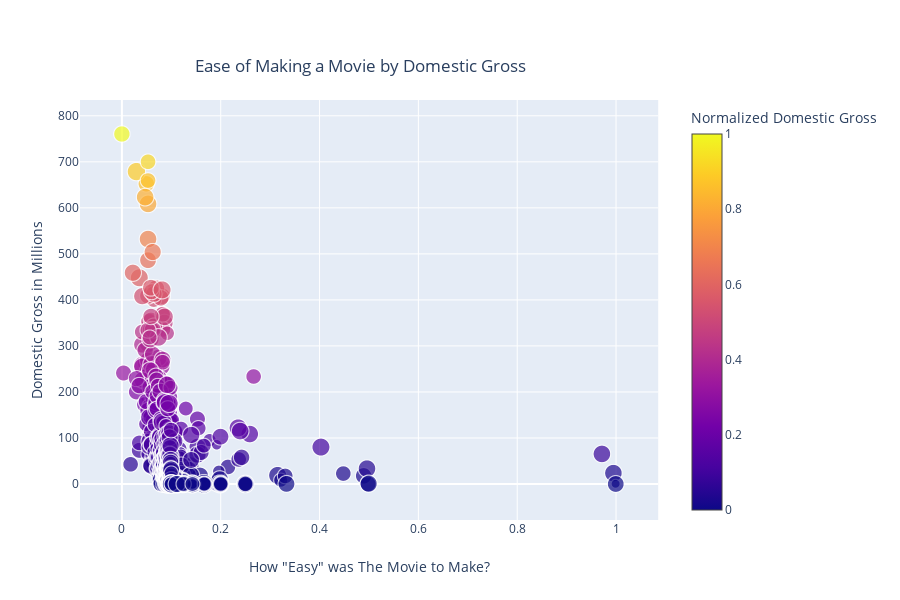

This figure's notebook cell:
### Code cell
fig = px.scatter(real_final_df, x = 'ease_of_make', y = 'dom_gross_mil', color = 'normal_gross',
                hover_name = 'title', hover_data = ['staff', 'prod_budget_mil', 'genres'],
                size = 'avg_rating', labels = label_dict, title = 'Ease of Making a Movie by Domestic Gross')

fig.update_layout(
    title={
        'y':0.9,
        'x':0.4,
        'xanchor': 'center',
        'yanchor': 'top'}, showlegend = False)

fig.show()

### Figure 1 — Plotly figure (JSON) as saved in the notebook; plotly's stock layout.template omitted (floating-point values rounded to 4 significant figures; data arrays with more than 128 entries replaced by an {"elided": "..."} marker saying what was removed)
{"data": [{"customdata": {"elided": "3555x3 mixed values"}, "hoverlabel": {"namelength": 0}, "hovertemplate": "<b>%{hovertext}</b><br><br>How \"Easy\" was The Movie to Make?=%{x}<br>Domestic Gross in Millions=%{y}<br>Average Rating=%{marker.size}<br>(Assumed) Weighted Production Staff=%{customdata[0]}<br>Production Budget in Millions=%{customdata[1]}<br>Genres=%{customdata[2]}<br>Normalized Domestic Gross=%{marker.color}", "hovertext": {"elided": "3555 str values"}, "legendgroup": "", "marker": {"color": {"elided": "3555 float values"}, "coloraxis": "coloraxis", "size": {"elided": "3555 float values"}, "sizemode": "area", "sizeref": 0.025, "symbol": "circle"}, "mode": "markers", "name": "", "showlegend": false, "type": "scattergl", "x": {"elided": "3555 float values"}, "xaxis": "x", "y": {"elided": "3555 float values"}, "yaxis": "y"}], "layout": {"coloraxis": {"colorbar": {"title": {"text": "Normalized Domestic Gross"}}, "colorscale": [[0, "#0d0887"], [0.1111, "#46039f"], [0.2222, "#7201a8"], [0.3333, "#9c179e"], [0.4444, "#bd3786"], [0.5556, "#d8576b"], [0.6667, "#ed7953"], [0.7778, "#fb9f3a"], [0.8889, "#fdca26"], [1, "#f0f921"]]}, "height": 600, "legend": {"itemsizing": "constant", "tracegroupgap": 0}, "showlegend": false, "title": {"text": "Ease of Making a Movie by Domestic Gross", "x": 0.4, "xanchor": "center", "y": 0.9, "yanchor": "top"}, "xaxis": {"anchor": "y", "domain": [0, 0.98], "title": {"text": "How \"Easy\" was The Movie to Make?"}}, "yaxis": {"anchor": "x", "domain": [0, 1], "title": {"text": "Domestic Gross in Millions"}}}}
